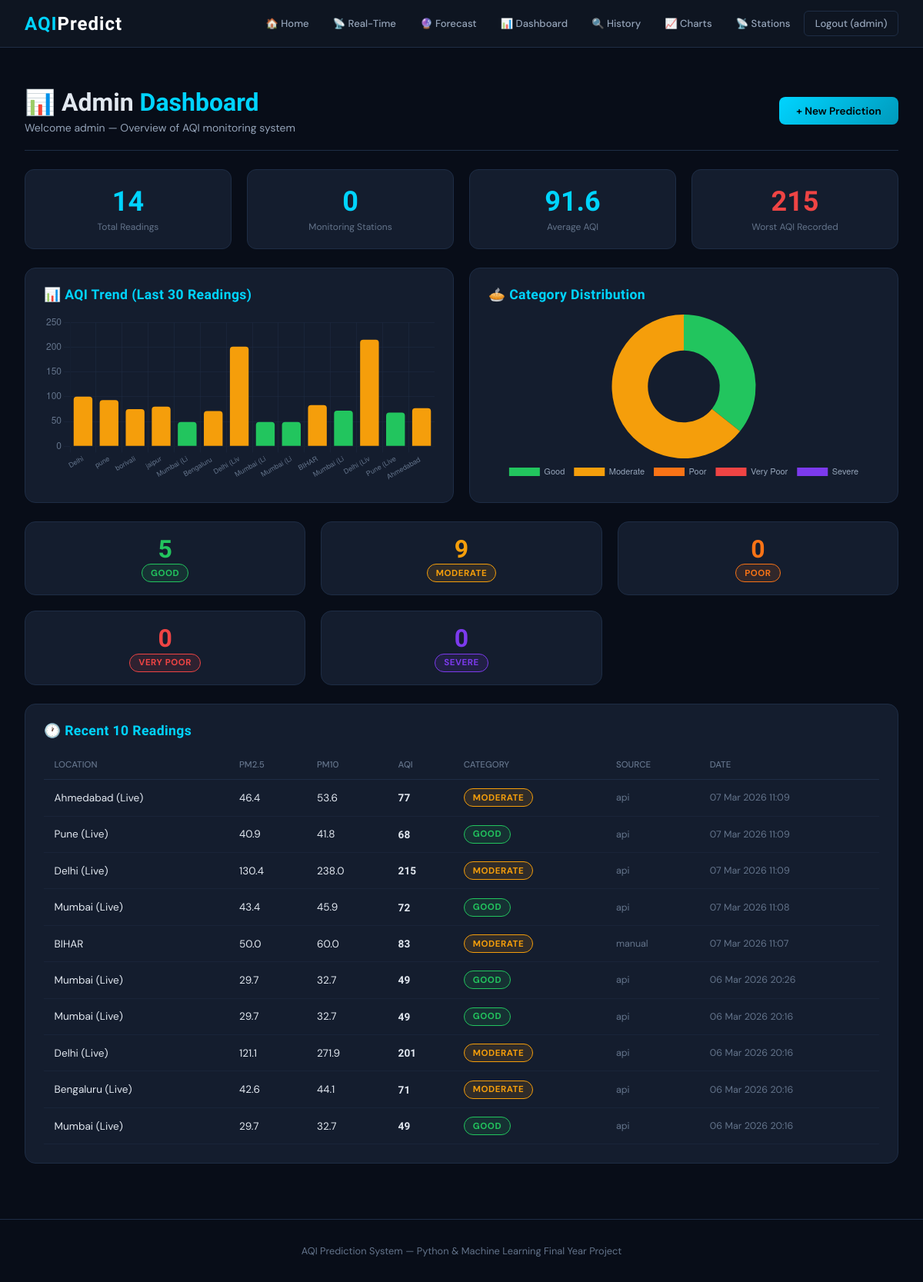
The page /dashboard/ (signed in) on the database its author committed.
### aqi_app/models.py (models this page shows, shortened)
class AQIReading(models.Model):
    AQI_CHOICES = [
        ('Good', 'Good'),
        ('Moderate', 'Moderate'),
        ('Poor', 'Poor'),
        ('Very Poor', 'Very Poor'),
        ('Severe', 'Severe'),
    ]
    SOURCE_CHOICES = [
        ('manual', 'Manual Entry'),
        ('iot',    'IoT Sensor'),
        ('api',    'API'),
    ]
    station    = models.ForeignKey(Station, on_delete=models.SET_NULL, null=True, blank=True)
    user       = models.ForeignKey(User, on_delete=models.SET_NULL, null=True, blank=True)
    pm25  = models.FloatField()
    pm10  = models.FloatField()
    co    = models.FloatField()
    so2   = models.FloatField()
    no2   = models.FloatField()
    o3    = models.FloatField()
    predicted_category = models.CharField(max_length=20, choices=AQI_CHOICES, blank=True)
    aqi_value          = models.IntegerField(default=0)
    location_name = models.CharField(max_length=200, blank=True)
    source        = models.CharField(max_length=10, choices=SOURCE_CHOICES, default='manual')
    recorded_at   = models.DateTimeField(default=timezone.now)
    class Meta:
        ordering = ['-recorded_at']
    def badge_class(self):
        return {
            'Good': 'good', 'Moderate': 'moderate',
            'Poor': 'poor', 'Very Poor': 'verypoor', 'Severe': 'severe'
        }.get(self.predicted_category, 'moderate')

### aqi_app/views.py (the view)
# urls.py: path('dashboard/',  views.dashboard,       name='dashboard'),
@login_required
def dashboard(request):
    readings=AQIReading.objects.all(); total=readings.count()
    avg=readings.aggregate(a=Avg('aqi_value'))['a'] or 0
    worst=readings.order_by('-aqi_value').first()
    cats={c:readings.filter(predicted_category=c).count() for c in ['Good','Moderate','Poor','Very Poor','Severe']}
    last30=list(reversed(list(readings[:30].values('location_name','aqi_value','predicted_category','recorded_at'))))
    clr={'Good':'#22c55e','Moderate':'#f59e0b','Poor':'#f97316','Very Poor':'#ef4444','Severe':'#7c3aed'}
    return render(request,'dashboard.html',{
        'total':total,'stations':Station.objects.count(),'avg_aqi':round(avg,1),'worst':worst,'cats':cats,
        'trend_labels':json.dumps([r['location_name'][:10] for r in last30]),
        'trend_values':json.dumps([r['aqi_value'] for r in last30]),
        'trend_colors':json.dumps([clr.get(r['predicted_category'],'#64748b') for r in last30]),
        'cat_labels':json.dumps(list(cats.keys())),'cat_values':json.dumps(list(cats.values())),
        'recent':readings[:10]})

### templates/dashboard.html (shortened to what this page needs)
{% extends 'base.html' %}
{% block content %}
<div class="ph" style="display:flex;align-items:center;justify-content:space-between;flex-wrap:wrap;gap:1rem;">
  <div><h1>📊 Admin <span class="accent">Dashboard</span></h1><p>Welcome {{ user.username }} — Overview of AQI monitoring system</p></div>
  <a href="/" class="btn btn-primary">+ New Prediction</a>
</div>
<div class="g4" style="margin-bottom:1.5rem;">
  <div class="stat"><div class="stat-val">{{ total }}</div><div class="stat-lbl">Total Readings</div></div>
  <div class="stat"><div class="stat-val">{{ stations }}</div><div class="stat-lbl">Monitoring Stations</div></div>
  <div class="stat"><div class="stat-val">{{ avg_aqi }}</div><div class="stat-lbl">Average AQI</div></div>
  <div class="stat"><div class="stat-val" style="color:var(--vp);">{% if worst %}{{ worst.aqi_value }}{% else %}—{% endif %}</div><div class="stat-lbl">Worst AQI Recorded</div></div>
</div>
<div class="g2" style="margin-bottom:1.5rem;">
  <div class="card"><div class="card-title">📊 AQI Trend (Last 30 Readings)</div><div style="height:220px"><canvas id="trendChart"></canvas></div></div>
  <div class="card"><div class="card-title">🥧 Category Distribution</div><div style="height:220px;display:flex;align-items:center;justify-content:center"><canvas id="pieChart"></canvas></div></div>
</div>
<div class="g3" style="margin-bottom:1.5rem;">
  {% for cat,cnt in cats.items %}
  <div class="card" style="text-align:center;padding:1rem;">
    <div style="font-family:'Rajdhani',sans-serif;font-size:2rem;font-weight:700;color:{% if cat == 'Good' %}var(--good){% elif cat == 'Moderate' %}var(--mod){% elif cat == 'Poor' %}var(--poor){% elif cat == 'Very Poor' %}var(--vp){% else %}var(--sev){% endif %}">{{ cnt }}</div>
    <span class="badge badge-{% if cat == 'Good' %}good{% elif cat == 'Moderate' %}moderate{% elif cat == 'Poor' %}poor{% elif cat == 'Very Poor' %}verypoor{% else %}severe{% endif %}">{{ cat }}</span>
  </div>
  {% endfor %}
</div>
<div class="card">
  <div class="card-title">🕐 Recent 10 Readings</div>
  {% if recent %}<div style="overflow-x:auto"><table><thead><tr><th>Location</th><th>PM2.5</th><th>PM10</th><th>AQI</th><th>Category</th><th>Source</th><th>Date</th></tr></thead><tbody>
  {% for r in recent %}<tr><td>{{ r.location_name }}</td><td>{{ r.pm25 }}</td><td>{{ r.pm10 }}</td><td style="font-family:'Rajdhani',sans-serif;font-weight:700;">{{ r.aqi_value }}</td><td><span class="badge badge-{{ r.badge_class }}">{{ r.predicted_category }}</span></td><td style="color:var(--muted);font-size:.78rem;">{{ r.source }}</td><td style="color:var(--muted);font-size:.78rem;">{{ r.recorded_at|date:"d M Y H:i" }}</td></tr>{% endfor %}
  </tbody></table></div>{% else %}<p style="color:var(--muted);">No readings yet.</p>{% endif %}
</div>
{% endblock %}
{% block extra_js %}
<script>
const tl={{ trend_labels|safe }},tv={{ trend_values|safe }},tc={{ trend_colors|safe }};
new Chart(document.getElementById('trendChart'),{type:'bar',data:{labels:tl,datasets:[{data:tv,backgroundColor:tc,borderRadius:4,label:'AQI'}]},options:{responsive:true,maintainAspectRatio:false,plugins:{legend:{display:false}},scales:{x:{ticks:{color:'#64748b',font:{size:9}},grid:{color:'rgba(30,45,69,.5)'}},y:{ticks:{color:'#64748b'},grid:{color:'rgba(30,45,69,.5)'},min:0}}}});
const cl={{ cat_labels|safe }},cv={{ cat_values|safe }};
new Chart(document.getElementById('pieChart'),{type:'doughnut',data:{labels:cl,datasets:[{data:cv,backgroundColor:['#22c55e','#f59e0b','#f97316','#ef4444','#7c3aed'],borderWidth:0}]},options:{responsive:true,maintainAspectRatio:false,plugins:{legend:{position:'bottom',labels:{color:'#94a3b8',font:{size:11},padding:12}}}}});
</script>
{% endblock %}

### templates/base.html (shortened to what this page needs)
<!DOCTYPE html>
<html lang="en">
<head>
</head>
<body>
<nav>
  <a href="/" class="brand">AQI<span>Predict</span></a>
  <div class="nav-links">
    <a href="/" class="hm">🏠 Home</a>
    <a href="/realtime/" class="hm">📡 Real-Time</a>
    <a href="/future/" class="hm">🔮 Forecast</a>
    {% if user.is_authenticated %}
      <a href="/dashboard/" class="hm">📊 Dashboard</a>
      <a href="/search/" class="hm">🔍 History</a>
      <a href="/charts/" class="hm">📈 Charts</a>
      <a href="/stations/" class="hm">📡 Stations</a>
      <a href="/logout/" class="btn btn-outline btn-sm">Logout ({{ user.username }})</a>
    {% else %}
      <a href="/login/" class="btn btn-login btn-sm">🔐 Admin Login</a>
    {% endif %}
  </div>
</nav>
<div class="container">
  {% block content %}{% endblock %}
</div>
<footer style="text-align:center;padding:2rem;color:var(--muted);font-size:.8rem;border-top:1px solid var(--border);margin-top:3rem;">AQI Prediction System — Python &amp; Machine Learning Final Year Project</footer>
{% block extra_js %}{% endblock %}
</body>
</html>

### templates/base.html (style rules this page uses)
:root { --bg:#080d18;--surface:#0f1623;--card:#141d2e;--border:#1e2d45;--accent:#00d4ff;--text:#e2e8f0;--muted:#64748b;--muted2:#94a3b8;--good:#22c55e;--mod:#f59e0b;--poor:#f97316;--vp:#ef4444;--sev:#7c3aed; }
* { margin:0;padding:0;box-sizing:border-box; }
body { font-family:'DM Sans',sans-serif;background:var(--bg);color:var(--text);min-height:100vh; }
nav { background:rgba(15,22,35,.97);border-bottom:1px solid var(--border);padding:0 2rem;display:flex;align-items:center;justify-content:space-between;height:62px;position:sticky;top:0;z-index:200;backdrop-filter:blur(12px); }
.brand { font-family:'Rajdhani',sans-serif;font-size:1.5rem;font-weight:700;color:var(--accent);text-decoration:none;letter-spacing:1px; }
.brand span { color:#fff; }
.nav-links { display:flex;gap:.25rem;align-items:center;flex-wrap:wrap; }
.nav-links a { color:var(--muted2);text-decoration:none;padding:.45rem .85rem;border-radius:6px;font-size:.82rem;font-weight:500;transition:all .2s; }
.container { max-width:1280px;margin:0 auto;padding:1.5rem 2rem; }
.card { background:var(--card);border:1px solid var(--border);border-radius:14px;padding:1.5rem; }
.card-title { font-family:'Rajdhani',sans-serif;font-size:1.1rem;font-weight:700;color:var(--accent);margin-bottom:1rem;letter-spacing:.4px; }
.btn { display:inline-flex;align-items:center;gap:.4rem;padding:.6rem 1.4rem;border-radius:8px;border:none;font-size:.85rem;font-weight:600;cursor:pointer;text-decoration:none;transition:all .2s;font-family:'DM Sans',sans-serif; }
.btn-primary { background:linear-gradient(135deg,var(--accent),#0099bb);color:#000; }
.btn-outline { background:transparent;border:1px solid var(--border);color:var(--text); }
.btn-sm { padding:.35rem .85rem;font-size:.78rem; }
.badge { display:inline-block;padding:.22rem .7rem;border-radius:20px;font-size:.72rem;font-weight:700;text-transform:uppercase;letter-spacing:.5px; }
.badge-good { background:rgba(34,197,94,.12);color:var(--good);border:1px solid var(--good); }
.badge-moderate { background:rgba(245,158,11,.12);color:var(--mod);border:1px solid var(--mod); }
.badge-poor { background:rgba(249,115,22,.12);color:var(--poor);border:1px solid var(--poor); }
.badge-verypoor { background:rgba(239,68,68,.12);color:var(--vp);border:1px solid var(--vp); }
.badge-severe { background:rgba(124,58,237,.12);color:var(--sev);border:1px solid var(--sev); }
table { width:100%;border-collapse:collapse;font-size:.85rem; }
th { color:var(--muted);font-weight:500;text-align:left;padding:.7rem .85rem;border-bottom:1px solid var(--border);font-size:.72rem;text-transform:uppercase; }
td { padding:.7rem .85rem;border-bottom:1px solid rgba(30,45,69,.5); }
.g2 { display:grid;grid-template-columns:1fr 1fr;gap:1.25rem; }
.g3 { display:grid;grid-template-columns:1fr 1fr 1fr;gap:1.25rem; }
.g4 { display:grid;grid-template-columns:repeat(4,1fr);gap:1.25rem; }
.ph { padding:1.75rem 0 1.25rem;margin-bottom:1.5rem;border-bottom:1px solid var(--border); }
.ph h1 { font-family:'Rajdhani',sans-serif;font-size:2rem;font-weight:700; }
.ph p { color:var(--muted2);font-size:.875rem;margin-top:.3rem; }
.accent { color:var(--accent); }
.stat { background:var(--card);border:1px solid var(--border);border-radius:12px;padding:1.25rem;text-align:center; }
.stat-val { font-family:'Rajdhani',sans-serif;font-size:2.25rem;font-weight:700;color:var(--accent); }
.stat-lbl { font-size:.75rem;color:var(--muted);margin-top:.25rem; }
canvas { max-width:100%; }

### rows shown on the page
AQIReading: aqi_value "215", location_name "Delhi (Live)", pm25 "130.4", pm10 "238.0", predicted_category "MODERATE", source "api", recorded_at "07 Mar 2026 11:09"
AQIReading: id "5", predicted_category "GOOD", location_name "Mumbai (Live)", pm25 "29.7", pm10 "32.7", aqi_value "49", source "api", recorded_at "06 Mar 2026 20:16"
AQIReading: location_name "Ahmedabad (Live)", pm25 "46.4", pm10 "53.6", aqi_value "77", predicted_category "MODERATE", source "api", recorded_at "07 Mar 2026 11:09"
AQIReading: location_name "Pune (Live)", pm25 "40.9", pm10 "41.8", aqi_value "68", predicted_category "GOOD", source "api", recorded_at "07 Mar 2026 11:09"
AQIReading: location_name "Mumbai (Live)", pm25 "43.4", pm10 "45.9", aqi_value "72", predicted_category "GOOD", source "api", recorded_at "07 Mar 2026 11:08"
AQIReading: location_name "BIHAR", pm25 "50.0", pm10 "60.0", aqi_value "83", predicted_category "MODERATE", source "manual", recorded_at "07 Mar 2026 11:07"
AQIReading: location_name "Mumbai (Live)", pm25 "29.7", pm10 "32.7", aqi_value "49", predicted_category "GOOD", source "api", recorded_at "06 Mar 2026 20:26"
AQIReading: location_name "Mumbai (Live)", pm25 "29.7", pm10 "32.7", aqi_value "49", predicted_category "GOOD", source "api", recorded_at "06 Mar 2026 20:16"
AQIReading: location_name "Delhi (Live)", pm25 "121.1", pm10 "271.9", aqi_value "201", predicted_category "MODERATE", source "api", recorded_at "06 Mar 2026 20:16"
AQIReading: location_name "Bengaluru (Live)", pm25 "42.6", pm10 "44.1", aqi_value "71", predicted_category "MODERATE", source "api", recorded_at "06 Mar 2026 20:16"

### other values the page prints
{{ user.username }} "admin"
{{ total }} "14"
{{ stations }} "0"
{{ avg_aqi }} "91.6"
{{ cnt }} "9" "0" "0" "0"
{{ cat }} "MODERATE" "POOR" "VERY POOR" "SEVERE"
chart data {{ trend_values|safe }} [100, 93, 75, 80, 49, 71, 201, 49, 49, 83, 72, 215, 68, 77]
